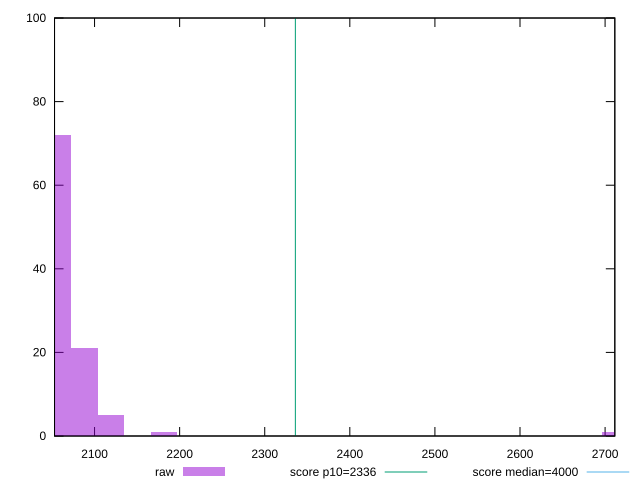

Write gnuplot code to recreate this figure.
reset

$raw <<EOF
2711.6323466330437 1
2119.436776678701 5
2088.2685887863668 21
2057.100400894033 72
2181.773152463368 1
EOF

set key outside below
set boxwidth 31.168187892333833
set xrange [2052.973:2711.433]
set yrange [0:100]
set trange [0:100]
set style fill transparent solid 0.5 noborder

set parametric
set terminal svg size 640, 490 enhanced background rgb 'white'
set output "report_00016_2021-02-10T13-31-48.338Z/first-contentful-paint/samples/pages+cached/raw/histogram.svg"

plot $raw title "raw" with boxes, \
     2336,t title "score p10=2336", \
     4000,t title "score median=4000"

reset
